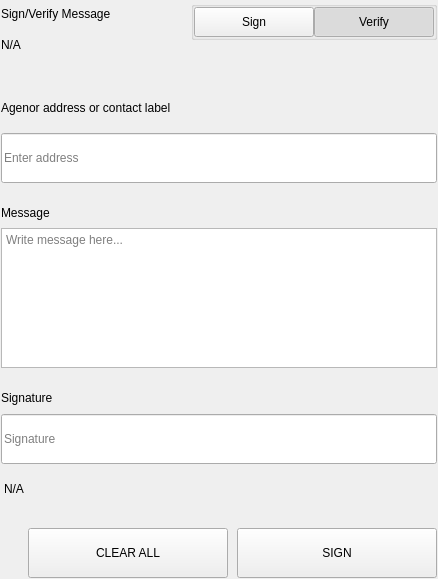
<?xml version="1.0" encoding="UTF-8"?>
<ui version="4.0">
 <class>SettingsSignMessageWidgets</class>
 <widget class="QWidget" name="SettingsSignMessageWidgets">
  <property name="geometry">
   <rect>
    <x>0</x>
    <y>0</y>
    <width>438</width>
    <height>579</height>
   </rect>
  </property>
  <property name="windowTitle">
   <string>Form</string>
  </property>
  <layout class="QVBoxLayout" name="verticalLayout">
   <property name="spacing">
    <number>0</number>
   </property>
   <property name="leftMargin">
    <number>0</number>
   </property>
   <property name="topMargin">
    <number>0</number>
   </property>
   <property name="rightMargin">
    <number>0</number>
   </property>
   <property name="bottomMargin">
    <number>0</number>
   </property>
   <item>
    <widget class="QWidget" name="left" native="true">
     <layout class="QVBoxLayout" name="verticalLayout_3">
      <property name="leftMargin">
       <number>0</number>
      </property>
      <property name="topMargin">
       <number>0</number>
      </property>
      <property name="rightMargin">
       <number>0</number>
      </property>
      <property name="bottomMargin">
       <number>0</number>
      </property>
      <item>
       <widget class="QWidget" name="container_sign" native="true">
        <layout class="QVBoxLayout" name="verticalLayout_2">
         <property name="spacing">
          <number>0</number>
         </property>
         <property name="leftMargin">
          <number>1</number>
         </property>
         <property name="topMargin">
          <number>1</number>
         </property>
         <property name="rightMargin">
          <number>1</number>
         </property>
         <property name="bottomMargin">
          <number>1</number>
         </property>
         <item>
          <layout class="QHBoxLayout" name="horizontalLayout_3" stretch="3,1">
           <property name="spacing">
            <number>40</number>
           </property>
           <item>
            <layout class="QVBoxLayout" name="verticalLayoutTitle">
             <property name="spacing">
              <number>5</number>
             </property>
             <item>
              <widget class="QLabel" name="labelTitle">
               <property name="text">
                <string>Sign/Verify Message</string>
               </property>
              </widget>
             </item>
             <item>
              <widget class="QLabel" name="labelSubtitle1">
               <property name="text">
                <string notr="true">N/A</string>
               </property>
               <property name="wordWrap">
                <bool>true</bool>
               </property>
              </widget>
             </item>
            </layout>
           </item>
           <item alignment="Qt::AlignRight|Qt::AlignTop">
            <widget class="QWidget" name="containerSwitch" native="true">
             <property name="styleSheet">
              <string notr="true">#containerSwitch{
	padding-top:9px;
}</string>
             </property>
             <layout class="QVBoxLayout" name="verticalLayout_6">
              <property name="spacing">
               <number>4</number>
              </property>
              <property name="leftMargin">
               <number>0</number>
              </property>
              <property name="topMargin">
               <number>0</number>
              </property>
              <property name="rightMargin">
               <number>0</number>
              </property>
              <property name="bottomMargin">
               <number>0</number>
              </property>
              <item alignment="Qt::AlignRight">
               <widget class="QGroupBox" name="groupBox">
                <property name="sizePolicy">
                 <sizepolicy hsizetype="Fixed" vsizetype="Preferred">
                  <horstretch>0</horstretch>
                  <verstretch>0</verstretch>
                 </sizepolicy>
                </property>
                <property name="title">
                 <string/>
                </property>
                <property name="alignment">
                 <set>Qt::AlignRight|Qt::AlignTop|Qt::AlignTrailing</set>
                </property>
                <layout class="QHBoxLayout" name="horizontalLayout_4">
                 <property name="spacing">
                  <number>0</number>
                 </property>
                 <property name="leftMargin">
                  <number>0</number>
                 </property>
                 <property name="topMargin">
                  <number>0</number>
                 </property>
                 <property name="rightMargin">
                  <number>0</number>
                 </property>
                 <property name="bottomMargin">
                  <number>0</number>
                 </property>
                 <item>
                  <widget class="QPushButton" name="pushSign">
                   <property name="minimumSize">
                    <size>
                     <width>120</width>
                     <height>30</height>
                    </size>
                   </property>
                   <property name="maximumSize">
                    <size>
                     <width>120</width>
                     <height>30</height>
                    </size>
                   </property>
                   <property name="focusPolicy">
                    <enum>Qt::NoFocus</enum>
                   </property>
                   <property name="text">
                    <string>Sign</string>
                   </property>
                   <property name="checkable">
                    <bool>true</bool>
                   </property>
                   <property name="autoExclusive">
                    <bool>true</bool>
                   </property>
                  </widget>
                 </item>
                 <item>
                  <widget class="QPushButton" name="pushVerify">
                   <property name="minimumSize">
                    <size>
                     <width>120</width>
                     <height>30</height>
                    </size>
                   </property>
                   <property name="maximumSize">
                    <size>
                     <width>120</width>
                     <height>30</height>
                    </size>
                   </property>
                   <property name="focusPolicy">
                    <enum>Qt::NoFocus</enum>
                   </property>
                   <property name="text">
                    <string>Verify</string>
                   </property>
                   <property name="checkable">
                    <bool>true</bool>
                   </property>
                   <property name="checked">
                    <bool>true</bool>
                   </property>
                   <property name="autoExclusive">
                    <bool>true</bool>
                   </property>
                  </widget>
                 </item>
                </layout>
               </widget>
              </item>
              <item alignment="Qt::AlignHCenter|Qt::AlignTop">
               <widget class="QLabel" name="labelSubtitleSwitch">
                <property name="text">
                 <string/>
                </property>
                <property name="alignment">
                 <set>Qt::AlignRight|Qt::AlignTrailing|Qt::AlignVCenter</set>
                </property>
               </widget>
              </item>
             </layout>
            </widget>
           </item>
          </layout>
         </item>
         <item>
          <spacer name="verticalSpacer_2">
           <property name="orientation">
            <enum>Qt::Vertical</enum>
           </property>
           <property name="sizeType">
            <enum>QSizePolicy::Fixed</enum>
           </property>
           <property name="sizeHint" stdset="0">
            <size>
             <width>20</width>
             <height>40</height>
            </size>
           </property>
          </spacer>
         </item>
         <item>
          <widget class="QWidget" name="containerAddress" native="true">
           <property name="sizePolicy">
            <sizepolicy hsizetype="Preferred" vsizetype="Fixed">
             <horstretch>0</horstretch>
             <verstretch>0</verstretch>
            </sizepolicy>
           </property>
           <layout class="QVBoxLayout" name="verticalLayout_5" stretch="0,0">
            <property name="spacing">
             <number>15</number>
            </property>
            <property name="leftMargin">
             <number>0</number>
            </property>
            <property name="topMargin">
             <number>0</number>
            </property>
            <property name="rightMargin">
             <number>0</number>
            </property>
            <property name="bottomMargin">
             <number>0</number>
            </property>
            <item>
             <widget class="QLabel" name="labelSubtitleAddress">
              <property name="minimumSize">
               <size>
                <width>0</width>
                <height>20</height>
               </size>
              </property>
              <property name="maximumSize">
               <size>
                <width>16777215</width>
                <height>20</height>
               </size>
              </property>
              <property name="text">
               <string>Agenor address or contact label</string>
              </property>
             </widget>
            </item>
            <item>
             <widget class="QLineEdit" name="addressIn_SM">
              <property name="minimumSize">
               <size>
                <width>0</width>
                <height>50</height>
               </size>
              </property>
              <property name="maximumSize">
               <size>
                <width>16777215</width>
                <height>50</height>
               </size>
              </property>
              <property name="placeholderText">
               <string>Enter address</string>
              </property>
             </widget>
            </item>
           </layout>
          </widget>
         </item>
         <item>
          <spacer name="verticalSpacer_3">
           <property name="orientation">
            <enum>Qt::Vertical</enum>
           </property>
           <property name="sizeType">
            <enum>QSizePolicy::Fixed</enum>
           </property>
           <property name="sizeHint" stdset="0">
            <size>
             <width>20</width>
             <height>20</height>
            </size>
           </property>
          </spacer>
         </item>
         <item>
          <layout class="QVBoxLayout" name="verticalLayout_9">
           <property name="spacing">
            <number>5</number>
           </property>
           <item>
            <widget class="QLabel" name="labelSubtitleMessage">
             <property name="minimumSize">
              <size>
               <width>0</width>
               <height>20</height>
              </size>
             </property>
             <property name="maximumSize">
              <size>
               <width>16777215</width>
               <height>20</height>
              </size>
             </property>
             <property name="text">
              <string>Message</string>
             </property>
            </widget>
           </item>
           <item>
            <widget class="QPlainTextEdit" name="messageIn_SM">
             <property name="minimumSize">
              <size>
               <width>0</width>
               <height>140</height>
              </size>
             </property>
             <property name="maximumSize">
              <size>
               <width>16777215</width>
               <height>140</height>
              </size>
             </property>
             <property name="placeholderText">
              <string>Write message here...</string>
             </property>
            </widget>
           </item>
          </layout>
         </item>
         <item>
          <spacer name="verticalSpacer_4">
           <property name="orientation">
            <enum>Qt::Vertical</enum>
           </property>
           <property name="sizeType">
            <enum>QSizePolicy::Fixed</enum>
           </property>
           <property name="sizeHint" stdset="0">
            <size>
             <width>20</width>
             <height>20</height>
            </size>
           </property>
          </spacer>
         </item>
         <item>
          <widget class="QWidget" name="widget" native="true">
           <property name="minimumSize">
            <size>
             <width>0</width>
             <height>75</height>
            </size>
           </property>
           <property name="maximumSize">
            <size>
             <width>16777215</width>
             <height>16777215</height>
            </size>
           </property>
           <layout class="QVBoxLayout" name="verticalLayout_4">
            <property name="leftMargin">
             <number>0</number>
            </property>
            <property name="topMargin">
             <number>0</number>
            </property>
            <property name="rightMargin">
             <number>0</number>
            </property>
            <property name="bottomMargin">
             <number>0</number>
            </property>
            <item>
             <widget class="QLabel" name="labelSubtitleSignature">
              <property name="minimumSize">
               <size>
                <width>0</width>
                <height>20</height>
               </size>
              </property>
              <property name="maximumSize">
               <size>
                <width>16777215</width>
                <height>20</height>
               </size>
              </property>
              <property name="text">
               <string>Signature</string>
              </property>
             </widget>
            </item>
            <item>
             <widget class="QLineEdit" name="signatureOut_SM">
              <property name="minimumSize">
               <size>
                <width>0</width>
                <height>50</height>
               </size>
              </property>
              <property name="placeholderText">
               <string>Signature</string>
              </property>
             </widget>
            </item>
           </layout>
          </widget>
         </item>
         <item>
          <widget class="QLabel" name="statusLabel_SM">
           <property name="styleSheet">
            <string notr="true">padding-top:5px;</string>
           </property>
           <property name="text">
            <string notr="true">N/A</string>
           </property>
          </widget>
         </item>
         <item>
          <spacer name="verticalSpacer">
           <property name="orientation">
            <enum>Qt::Vertical</enum>
           </property>
           <property name="sizeType">
            <enum>QSizePolicy::Fixed</enum>
           </property>
           <property name="sizeHint" stdset="0">
            <size>
             <width>20</width>
             <height>20</height>
            </size>
           </property>
          </spacer>
         </item>
         <item>
          <layout class="QHBoxLayout" name="horizontalLayout_7">
           <property name="spacing">
            <number>9</number>
           </property>
           <item>
            <spacer name="horizontalSpacer_5">
             <property name="orientation">
              <enum>Qt::Horizontal</enum>
             </property>
             <property name="sizeType">
              <enum>QSizePolicy::Expanding</enum>
             </property>
             <property name="sizeHint" stdset="0">
              <size>
               <width>40</width>
               <height>20</height>
              </size>
             </property>
            </spacer>
           </item>
           <item>
            <widget class="QPushButton" name="pushButtonClear">
             <property name="minimumSize">
              <size>
               <width>200</width>
               <height>50</height>
              </size>
             </property>
             <property name="focusPolicy">
              <enum>Qt::NoFocus</enum>
             </property>
             <property name="text">
              <string>CLEAR ALL</string>
             </property>
            </widget>
           </item>
           <item>
            <widget class="QPushButton" name="pushButtonSave">
             <property name="minimumSize">
              <size>
               <width>200</width>
               <height>50</height>
              </size>
             </property>
             <property name="maximumSize">
              <size>
               <width>200</width>
               <height>50</height>
              </size>
             </property>
             <property name="focusPolicy">
              <enum>Qt::NoFocus</enum>
             </property>
             <property name="text">
              <string>SIGN</string>
             </property>
            </widget>
           </item>
          </layout>
         </item>
        </layout>
       </widget>
      </item>
     </layout>
    </widget>
   </item>
  </layout>
 </widget>
 <resources/>
 <connections/>
</ui>
